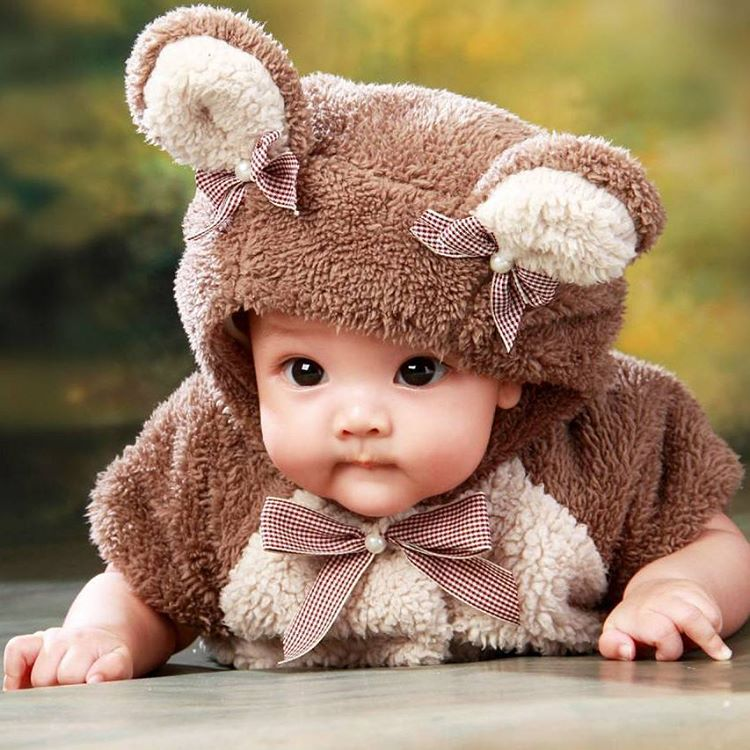
%> input picture baby.jpg, 750 x 750 px
$ octave extra.m   (GNU Octave 9; MATLAB toolbox functions it lacks are replaced by stand-ins)
%> lines starting %> are read from the running program, lines starting %| are printed output that depends on the picture; in (x1, y1, x2, y2) boxes, pixels count from 0 and x2, y2 are one past the last pixel; in counts of white or black regions, pixels touching at a corner belong together; the program's own positions count from 1
img = imread('baby.jpg');
%> img is the input picture: size 750x750x3 uint8; mean R, G, B 155.6, 129.2, 103.6
gimg = rgb2gray(img);
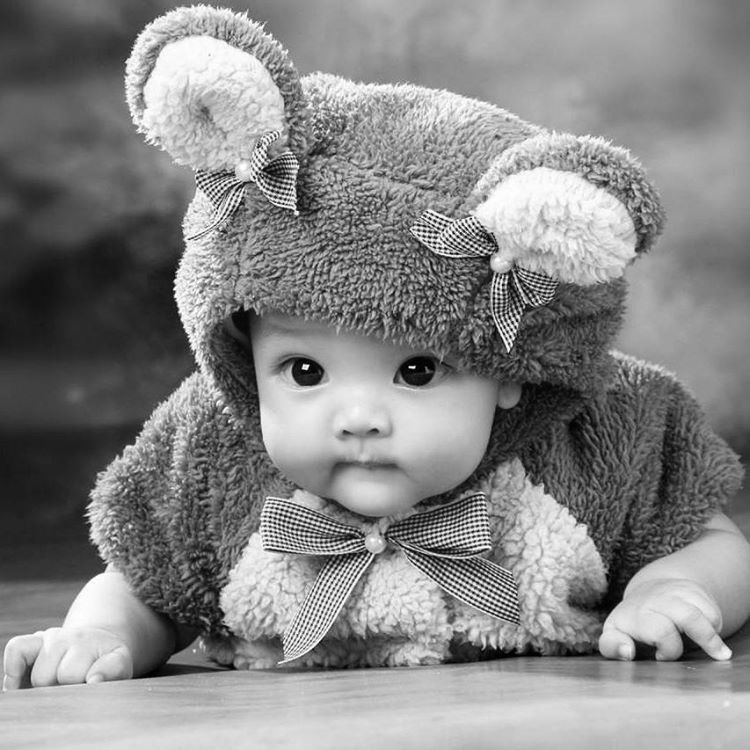
%> gimg: size 750x750 uint8; min 0, max 255, mean 134.2
nimg = uint8(255*mat2gray(gimg));
imshow(nimg);
[cA,cH,cV,cD] = dwt2(nimg,'db4');
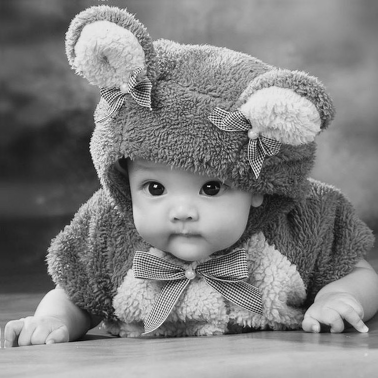
%> cA: size 378x378 double; min -31.11, max 557.6, mean 267.6; drawn with min black and max white
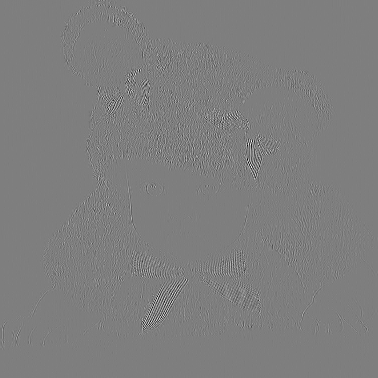
%> cV: size 378x378 double; min -147.6, max 149.6, mean 0; drawn with min black and max white
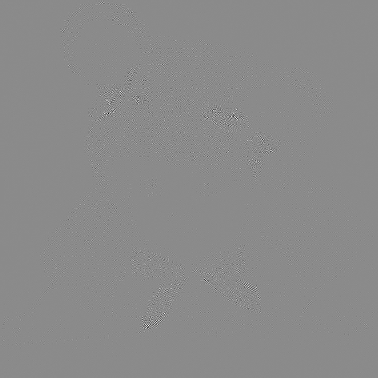
%> cD: size 378x378 double; min -95, max 79.34, mean 0; drawn with min black and max white
imagesc(cV)
title('Vertical Detail Coefficients')
cAbw = thresholdbin(cA);
%> in thresholdbin, `n = imhist(I);`: n = 256 values, max 142854 at index 256, min 0 at index 2, mean 558.1
%> in thresholdbin, `N = sum(n);`: N = 142884
%> after the loop in thresholdbin, `for i = 1 : 256`: P = 256 values, max 1 at index 256, min 0 at index 2, mean 0.00391
%> the loop in thresholdbin, `for T = 2 : 255` made 254 passes
%> max on pass 1: 12.28
%> after the loop in thresholdbin, `for T = 2 : 255`: max = 12.6; threshold = 89
%> cAbw = 89
cHbw = thresholdbin(cH);
%> the loop in thresholdbin (call 2), `for T = 2 : 255` made 254 passes
%> (w0, w1, u0, u1, sigma, max) on passes 1 to 12: (0.508, 0.492, 0.00353, 186.5, 8697.5, 8697.5), (0.509, 0.491, 0.0104, 187.2, 8757, 8757), (0.511, 0.489, 0.0196, 187.8, 8810.9, 8810.9), (0.513, 0.487, 0.0329, 188.4, 8869, 8869), (0.514, 0.486, 0.0483, 189, 8922.6, 8922.6), (0.516, 0.484, 0.0664, 189.6, 8975.4, 8975.4), (0.517, 0.483, 0.0854, 190.2, 9022.7, 9022.7), (0.519, 0.481, 0.111, 190.8, 9078.3, 9078.3), (0.52, 0.48, 0.137, 191.4, 9129.4, 9129.4), (0.522, 0.478, 0.168, 192, 9182.4, 9182.4), (0.524, 0.476, 0.198, 192.6, 9231, 9231), (0.525, 0.475, 0.228, 193.1, 9274.1, 9274.1)
%> cHbw = 126
cVbw = thresholdbin(cV);
cDbw = thresholdbin(cD);
bw1 = im2bw(nimg, cAbw / 255);
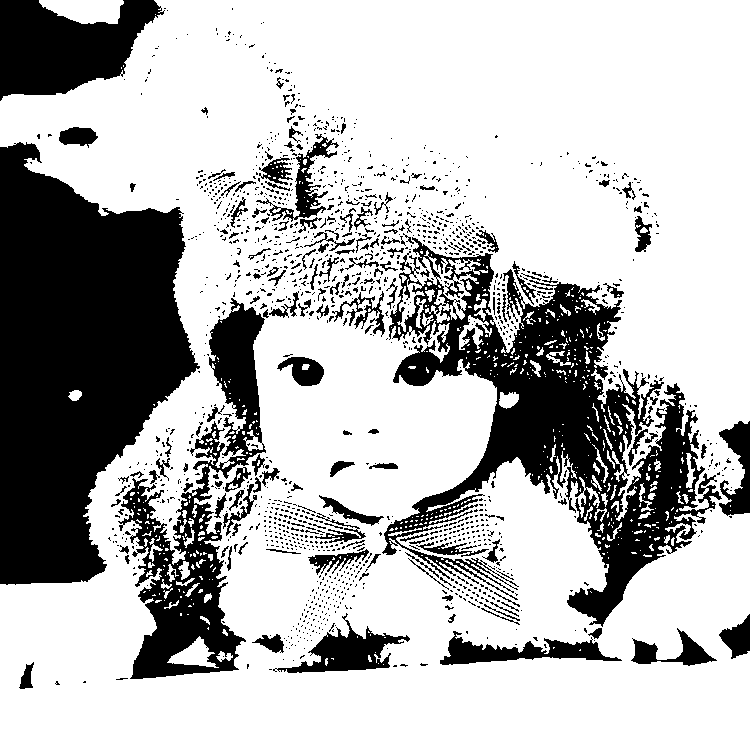
%> bw1: size 750x750 logical; 71.8% white; 1507 black regions (1340 under 20 px), largest, box (x1, y1, x2, y2) and area: (0, 142, 200, 585) 58210, (382, 237, 722, 627) 42570, (118, 298, 266, 679) 17437
bw2 = im2bw(nimg, cHbw / 255);
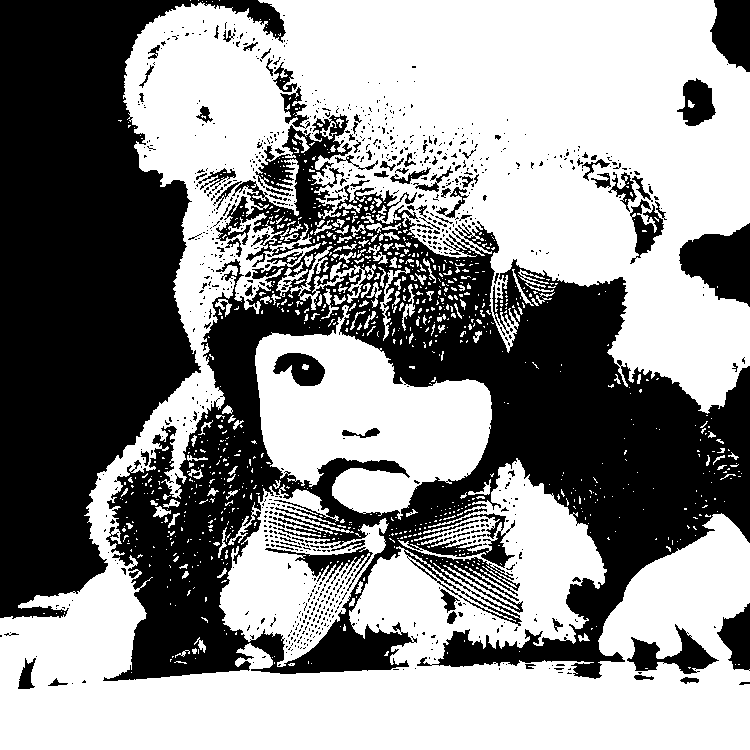
%> bw2: size 750x750 logical; 56.4% white; 935 black regions (836 under 20 px), largest, box (x1, y1, x2, y2) and area: (103, 114, 750, 681) 133005, (0, 0, 286, 619) 88745, (679, 223, 750, 307) 3799
bw3 = im2bw(nimg, cVbw / 255);
bw4 = im2bw(nimg, cDbw / 255);
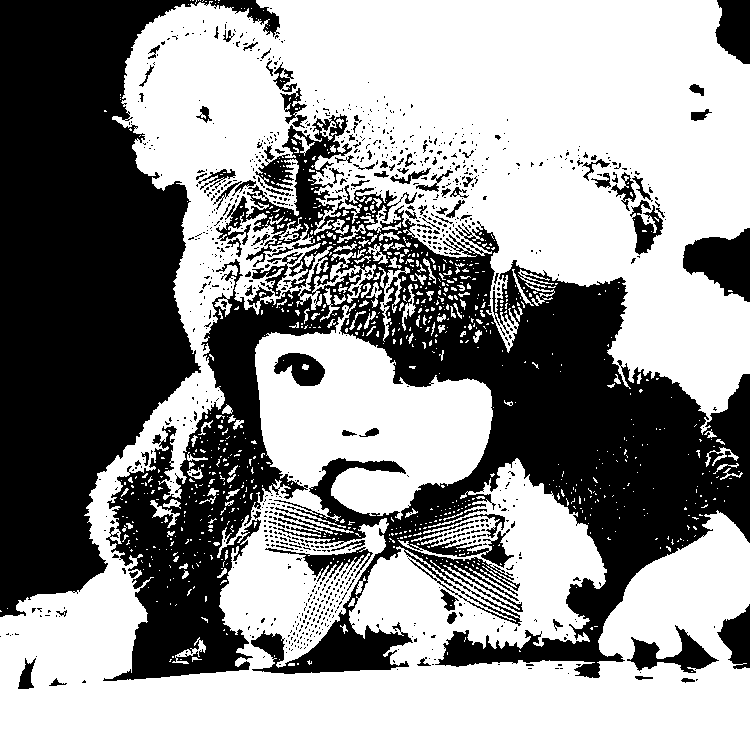
%> bw4: size 750x750 logical; 58.2% white; 966 black regions (867 under 20 px), largest, box (x1, y1, x2, y2) and area: (103, 114, 750, 681) 126614, (0, 0, 280, 617) 87377, (683, 228, 750, 302) 3076
subplot(2, 2, 1);
imshow(bw1);
title("Threshold image of cA");
subplot(2, 2, 2);
imshow(bw2);
title("Threshold image of cH");
subplot(2, 2, 3);
imshow(bw3);
title("Threshold image of cV");
subplot(2, 2, 4);
imshow(bw4);
title("Threshold image of cD");
coeff = pca(cA);
size_of_cA = size(cA)
size_of_coeff = size(coeff)


function [threshold] = thresholdbin(I)
n = imhist(I);
N = sum(n);
max = 0;
P = 1:256;
for i = 1 : 256
P(i) = n(i) / N;
end
for T = 2 : 255
w0 = sum(P(1 : T));
w1 = sum(P(T + 1 : 256));
u0 = dot([0 : T - 1], P(1 : T)) / w0;
u1 = dot([T : 255], P(T + 1 : 256)) / w1;
sigma = w0 * w1 * ((u1 - u0) ^ 2);
if sigma > max
max = sigma;
threshold = T - 1;
end
end
end

$ run again, with cat.jpg copied over baby.jpg
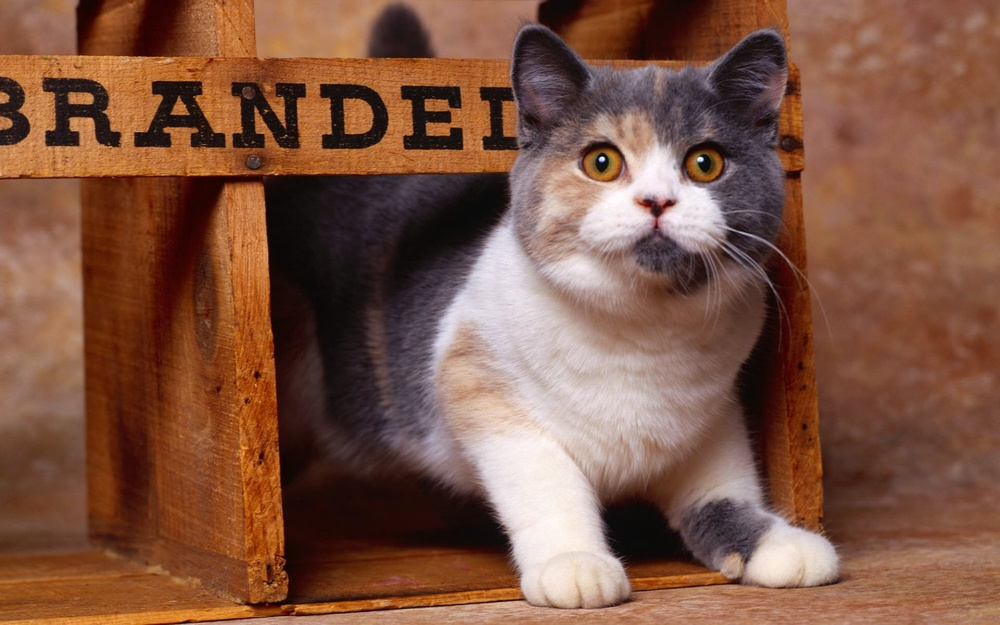
%> input picture cat.jpg, 1000 x 625 px, shrunk from 1920 x 1200 before the run
%> img is the input picture: size 625x1000x3 uint8; mean R, G, B 126.2, 85.3, 66.6
%> n = 256 values, max 158942 at index 256, min 0 at index 2, mean 620.9
%> N = 158948
%> after the loop in thresholdbin, `for i = 1 : 256`: P = 256 values, max 1 at index 256, min 0 at index 2, mean 0.00391
%> the loop in thresholdbin, `for T = 2 : 255` made 254 passes
%> max on pass 1: 2.45
%> after the loop in thresholdbin, `for T = 2 : 255`: threshold = 1
%> the loop in thresholdbin (call 2), `for T = 2 : 255` made 254 passes
%> (w0, w1, u0, u1, sigma, max) on passes 1 to 8: (0.503, 0.497, 0.00294, 189.5, 8979.3, 8979.3), (0.505, 0.495, 0.00849, 190.1, 9028.8, 9028.8), (0.506, 0.494, 0.0167, 190.6, 9077.6, 9077.6), (0.507, 0.493, 0.0264, 191, 9120.6, 9120.6), (0.509, 0.491, 0.0405, 191.6, 9170.8, 9170.8), (0.51, 0.49, 0.0564, 192.1, 9217.5, 9217.5), (0.511, 0.489, 0.0742, 192.6, 9262.6, 9262.6), (0.513, 0.487, 0.0949, 193.1, 9308.3, 9308.3)
%> cHbw = 125
%> `bw1 = im2bw(nimg, cAbw / 255);`:
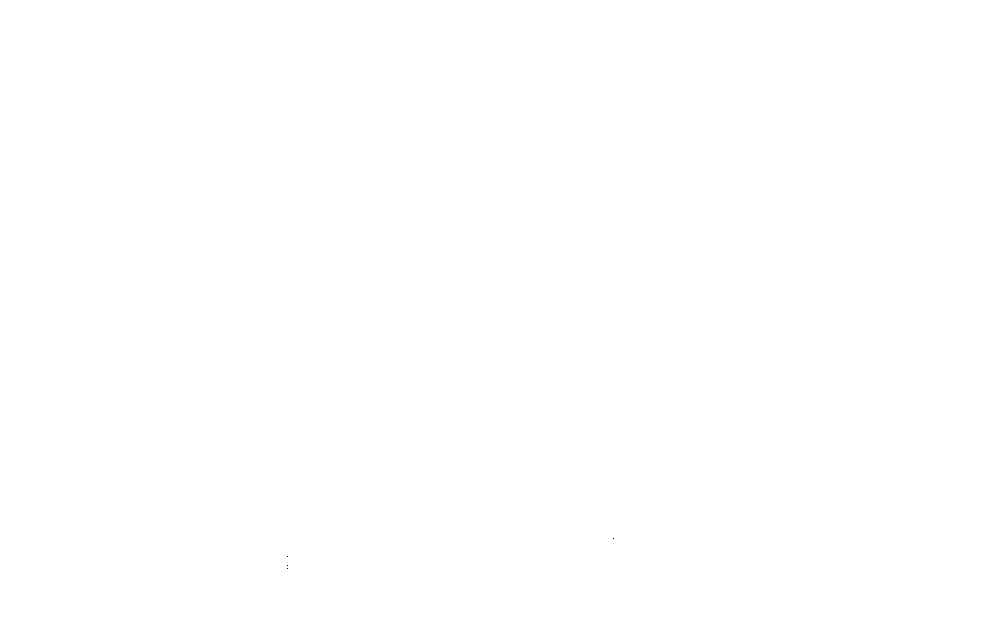
%> bw1: size 625x1000 logical; 100% white; black in thin lines or dots, all inside (x1, y1, x2, y2) = (287, 538, 614, 569)
%> bw2: size 625x1000 logical; 24.4% white; 1219 white regions (1113 under 20 px), largest, box (x1, y1, x2, y2) and area: (180, 108, 910, 625) 91639, (0, 55, 233, 177) 12104, (0, 234, 82, 381) 7133
%> bw3: size 625x1000 logical; 25% white; 1165 white regions (1059 under 20 px), largest, box (x1, y1, x2, y2) and area: (180, 108, 910, 625) 92448, (0, 55, 233, 177) 12452, (0, 234, 82, 382) 7533
%> `bw4 = im2bw(nimg, cDbw / 255);`:
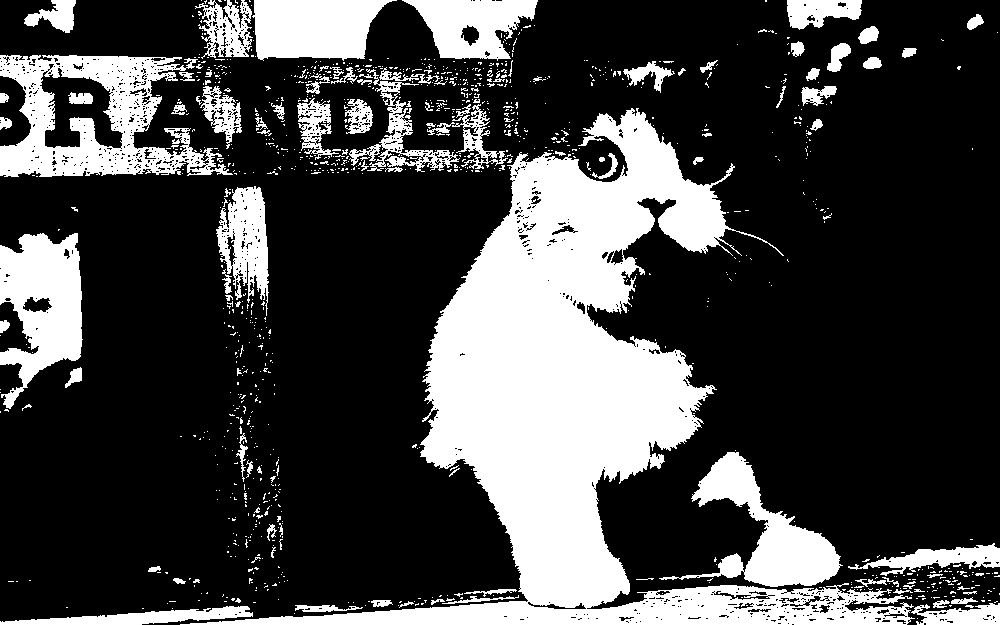
%> bw4: size 625x1000 logical; 26.9% white; 1082 white regions (977 under 20 px), largest, box (x1, y1, x2, y2) and area: (180, 108, 915, 625) 95075, (0, 55, 233, 177) 13563, (0, 233, 83, 409) 9004
